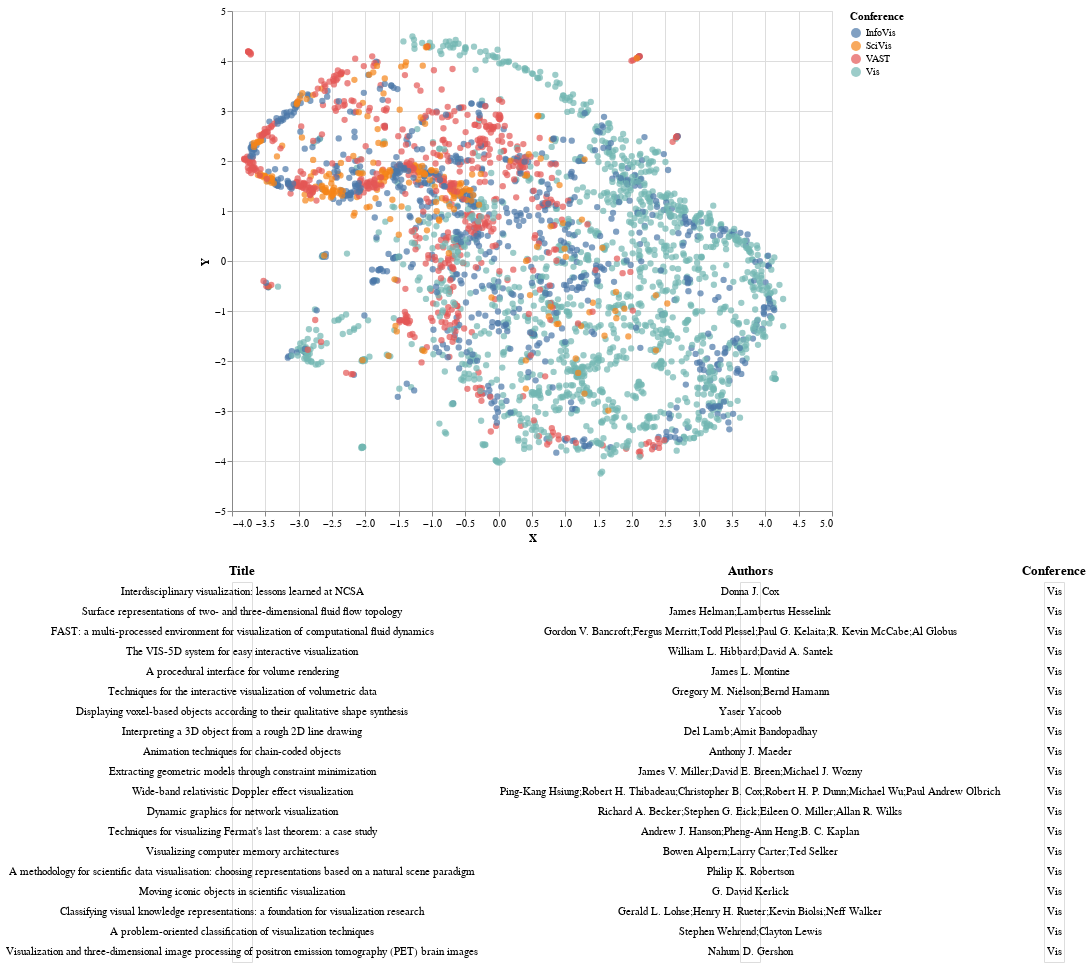

This figure's notebook cell:
### Code cell
import altair as alt

# Brush for selection
brush = alt.selection(type='interval')

points = alt.Chart(embed_docs).mark_circle(size=40).encode(
    x='X',
    y='Y',
    color = alt.condition(brush, 'Conference', alt.value('grey')),
    tooltip = ['Title', 'Authors', 'Conference', 'Year']
).add_selection(brush).properties(
    width=600,
    height=500
)

# Base chart for data tables
ranked_text = alt.Chart(embed_docs).mark_text().encode(
    y=alt.Y('row_number:O',axis=None)
).transform_window(
    row_number='row_number()'
).transform_filter(
    brush
).transform_window(
    rank='rank(row_number)'
).transform_filter(
    alt.datum.rank<20
)

# Data Tables
title = ranked_text.encode(text='Title:N').properties(title='Title')
authors = ranked_text.encode(text='Authors:N').properties(title='Authors')
conference = ranked_text.encode(text='Conference:N').properties(title='Conference')
text = alt.hconcat(title, authors, conference) # Combine data tables

# Build chart
chart = alt.vconcat(
    points,
    text
).resolve_legend(
    color="independent"
)

chart

### Figure 1 — Vega-Lite specification as saved in the notebook (floating-point values rounded to 4 significant figures; data arrays with more than 128 entries replaced by an {"elided": "..."} marker saying what was removed)
{"config": {"view": {"continuousWidth": 400, "continuousHeight": 300}}, "vconcat": [{"mark": {"type": "circle", "size": 40}, "encoding": {"color": {"condition": {"type": "nominal", "field": "Conference", "selection": "selector001"}, "value": "grey"}, "tooltip": [{"type": "nominal", "field": "Title"}, {"type": "nominal", "field": "Authors"}, {"type": "nominal", "field": "Conference"}, {"type": "quantitative", "field": "Year"}], "x": {"type": "quantitative", "field": "X"}, "y": {"type": "quantitative", "field": "Y"}}, "height": 500, "selection": {"selector001": {"type": "interval"}}, "width": 600}, {"hconcat": [{"mark": "text", "encoding": {"text": {"type": "nominal", "field": "Title"}, "y": {"type": "ordinal", "axis": null, "field": "row_number"}}, "title": "Title", "transform": [{"window": [{"op": "row_number", "field": "", "as": "row_number"}]}, {"filter": {"selection": "selector001"}}, {"window": [{"op": "rank", "field": "row_number", "as": "rank"}]}, {"filter": "(datum.rank < 20)"}]}, {"mark": "text", "encoding": {"text": {"type": "nominal", "field": "Authors"}, "y": {"type": "ordinal", "axis": null, "field": "row_number"}}, "title": "Authors", "transform": [{"window": [{"op": "row_number", "field": "", "as": "row_number"}]}, {"filter": {"selection": "selector001"}}, {"window": [{"op": "rank", "field": "row_number", "as": "rank"}]}, {"filter": "(datum.rank < 20)"}]}, {"mark": "text", "encoding": {"text": {"type": "nominal", "field": "Conference"}, "y": {"type": "ordinal", "axis": null, "field": "row_number"}}, "title": "Conference", "transform": [{"window": [{"op": "row_number", "field": "", "as": "row_number"}]}, {"filter": {"selection": "selector001"}}, {"window": [{"op": "rank", "field": "row_number", "as": "rank"}]}, {"filter": "(datum.rank < 20)"}]}]}], "data": {"name": "data-7fc8e4982e2e6bfccae6a17787ccb05e"}, "resolve": {"legend": {"color": "independent"}}, "$schema": "https://vega.github.io/schema/vega-lite/v4.0.0.json", "datasets": {"data-7fc8e4982e2e6bfccae6a17787ccb05e": {"elided": "3101 records"}}}
